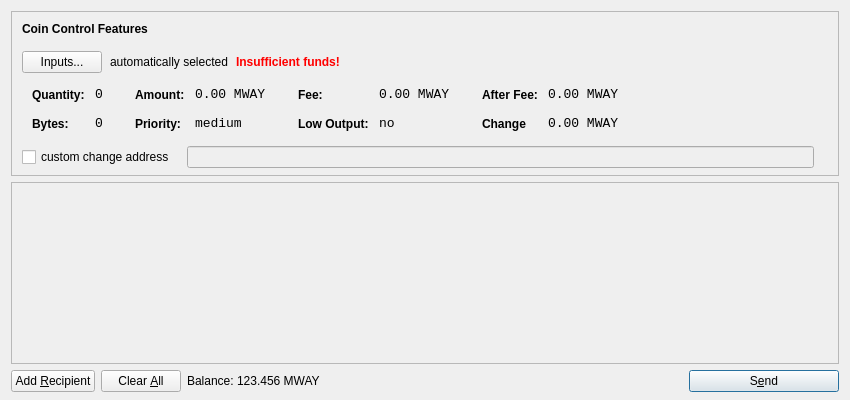
<?xml version="1.0" encoding="UTF-8"?>
<ui version="4.0">
 <class>SendCoinsDialog</class>
 <widget class="QDialog" name="SendCoinsDialog">
  <property name="geometry">
   <rect>
    <x>0</x>
    <y>0</y>
    <width>850</width>
    <height>400</height>
   </rect>
  </property>
  <property name="windowTitle">
   <string>Send Coins</string>
  </property>
  <layout class="QVBoxLayout" name="verticalLayout" stretch="0,1,0">
   <property name="bottomMargin">
    <number>8</number>
   </property>
   <item>
    <widget class="QFrame" name="frameCoinControl">
     <property name="sizePolicy">
      <sizepolicy hsizetype="Expanding" vsizetype="Expanding">
       <horstretch>0</horstretch>
       <verstretch>0</verstretch>
      </sizepolicy>
     </property>
     <property name="maximumSize">
      <size>
       <width>16777215</width>
       <height>16777215</height>
      </size>
     </property>
     <property name="frameShape">
      <enum>QFrame::StyledPanel</enum>
     </property>
     <property name="frameShadow">
      <enum>QFrame::Sunken</enum>
     </property>
     <layout class="QVBoxLayout" name="verticalLayoutCoinControl2">
      <property name="spacing">
       <number>-1</number>
      </property>
      <property name="leftMargin">
       <number>0</number>
      </property>
      <property name="topMargin">
       <number>0</number>
      </property>
      <property name="rightMargin">
       <number>0</number>
      </property>
      <property name="bottomMargin">
       <number>6</number>
      </property>
      <item>
       <layout class="QVBoxLayout" name="verticalLayoutCoinControl" stretch="0,0,0,0,1">
        <property name="spacing">
         <number>0</number>
        </property>
        <property name="leftMargin">
         <number>10</number>
        </property>
        <property name="topMargin">
         <number>10</number>
        </property>
        <item>
         <layout class="QHBoxLayout" name="horizontalLayoutCoinControl1">
          <property name="bottomMargin">
           <number>15</number>
          </property>
          <item>
           <widget class="QLabel" name="labelCoinControlFeatures">
            <property name="sizePolicy">
             <sizepolicy hsizetype="Preferred" vsizetype="Maximum">
              <horstretch>0</horstretch>
              <verstretch>0</verstretch>
             </sizepolicy>
            </property>
            <property name="font">
             <font>
              <weight>75</weight>
              <bold>true</bold>
             </font>
            </property>
            <property name="styleSheet">
             <string notr="true">font-weight:bold;</string>
            </property>
            <property name="text">
             <string>Coin Control Features</string>
            </property>
           </widget>
          </item>
         </layout>
        </item>
        <item>
         <layout class="QHBoxLayout" name="horizontalLayoutCoinControl2" stretch="0,0,0,0">
          <property name="spacing">
           <number>8</number>
          </property>
          <property name="bottomMargin">
           <number>10</number>
          </property>
          <item>
           <widget class="QPushButton" name="pushButtonCoinControl">
            <property name="styleSheet">
             <string notr="true"/>
            </property>
            <property name="text">
             <string>Inputs...</string>
            </property>
           </widget>
          </item>
          <item>
           <widget class="QLabel" name="labelCoinControlAutomaticallySelected">
            <property name="text">
             <string>automatically selected</string>
            </property>
            <property name="margin">
             <number>5</number>
            </property>
           </widget>
          </item>
          <item>
           <widget class="QLabel" name="labelCoinControlInsuffFunds">
            <property name="font">
             <font>
              <weight>75</weight>
              <bold>true</bold>
             </font>
            </property>
            <property name="styleSheet">
             <string notr="true">color:red;font-weight:bold;</string>
            </property>
            <property name="text">
             <string>Insufficient funds!</string>
            </property>
            <property name="margin">
             <number>5</number>
            </property>
           </widget>
          </item>
          <item>
           <spacer name="horizontalSpacerCoinControl">
            <property name="orientation">
             <enum>Qt::Horizontal</enum>
            </property>
            <property name="sizeHint" stdset="0">
             <size>
              <width>40</width>
              <height>1</height>
             </size>
            </property>
           </spacer>
          </item>
         </layout>
        </item>
        <item>
         <widget class="QWidget" name="widgetCoinControl" native="true">
          <property name="sizePolicy">
           <sizepolicy hsizetype="Preferred" vsizetype="Preferred">
            <horstretch>0</horstretch>
            <verstretch>0</verstretch>
           </sizepolicy>
          </property>
          <property name="minimumSize">
           <size>
            <width>0</width>
            <height>0</height>
           </size>
          </property>
          <property name="styleSheet">
           <string notr="true"/>
          </property>
          <layout class="QHBoxLayout" name="horizontalLayoutCoinControl5">
           <property name="margin">
            <number>0</number>
           </property>
           <item>
            <layout class="QHBoxLayout" name="horizontalLayoutCoinControl3" stretch="0,0,0,1">
             <property name="spacing">
              <number>20</number>
             </property>
             <property name="topMargin">
              <number>0</number>
             </property>
             <property name="bottomMargin">
              <number>10</number>
             </property>
             <item>
              <layout class="QFormLayout" name="formLayoutCoinControl1">
               <property name="horizontalSpacing">
                <number>10</number>
               </property>
               <property name="verticalSpacing">
                <number>14</number>
               </property>
               <property name="leftMargin">
                <number>10</number>
               </property>
               <property name="topMargin">
                <number>4</number>
               </property>
               <property name="rightMargin">
                <number>6</number>
               </property>
               <item row="0" column="0">
                <widget class="QLabel" name="labelCoinControlQuantityText">
                 <property name="styleSheet">
                  <string notr="true">font-weight:bold;</string>
                 </property>
                 <property name="text">
                  <string>Quantity:</string>
                 </property>
                 <property name="margin">
                  <number>0</number>
                 </property>
                </widget>
               </item>
               <item row="0" column="1">
                <widget class="QLabel" name="labelCoinControlQuantity">
                 <property name="font">
                  <font>
                   <family>Monospace</family>
                   <pointsize>10</pointsize>
                  </font>
                 </property>
                 <property name="cursor">
                  <cursorShape>IBeamCursor</cursorShape>
                 </property>
                 <property name="contextMenuPolicy">
                  <enum>Qt::ActionsContextMenu</enum>
                 </property>
                 <property name="text">
                  <string>0</string>
                 </property>
                 <property name="margin">
                  <number>0</number>
                 </property>
                 <property name="textInteractionFlags">
                  <set>Qt::LinksAccessibleByMouse|Qt::TextSelectableByKeyboard|Qt::TextSelectableByMouse</set>
                 </property>
                </widget>
               </item>
               <item row="1" column="0">
                <widget class="QLabel" name="labelCoinControlBytesText">
                 <property name="styleSheet">
                  <string notr="true">font-weight:bold;</string>
                 </property>
                 <property name="text">
                  <string>Bytes:</string>
                 </property>
                </widget>
               </item>
               <item row="1" column="1">
                <widget class="QLabel" name="labelCoinControlBytes">
                 <property name="font">
                  <font>
                   <family>Monospace</family>
                   <pointsize>10</pointsize>
                  </font>
                 </property>
                 <property name="cursor">
                  <cursorShape>IBeamCursor</cursorShape>
                 </property>
                 <property name="contextMenuPolicy">
                  <enum>Qt::ActionsContextMenu</enum>
                 </property>
                 <property name="text">
                  <string>0</string>
                 </property>
                 <property name="textInteractionFlags">
                  <set>Qt::LinksAccessibleByMouse|Qt::TextSelectableByKeyboard|Qt::TextSelectableByMouse</set>
                 </property>
                </widget>
               </item>
              </layout>
             </item>
             <item>
              <layout class="QFormLayout" name="formLayoutCoinControl2">
               <property name="horizontalSpacing">
                <number>10</number>
               </property>
               <property name="verticalSpacing">
                <number>14</number>
               </property>
               <property name="leftMargin">
                <number>6</number>
               </property>
               <property name="topMargin">
                <number>4</number>
               </property>
               <property name="rightMargin">
                <number>6</number>
               </property>
               <item row="0" column="0">
                <widget class="QLabel" name="labelCoinControlAmountText">
                 <property name="styleSheet">
                  <string notr="true">font-weight:bold;</string>
                 </property>
                 <property name="text">
                  <string>Amount:</string>
                 </property>
                 <property name="margin">
                  <number>0</number>
                 </property>
                </widget>
               </item>
               <item row="0" column="1">
                <widget class="QLabel" name="labelCoinControlAmount">
                 <property name="font">
                  <font>
                   <family>Monospace</family>
                   <pointsize>10</pointsize>
                  </font>
                 </property>
                 <property name="cursor">
                  <cursorShape>IBeamCursor</cursorShape>
                 </property>
                 <property name="contextMenuPolicy">
                  <enum>Qt::ActionsContextMenu</enum>
                 </property>
                 <property name="text">
                  <string>0.00 MWAY</string>
                 </property>
                 <property name="textInteractionFlags">
                  <set>Qt::LinksAccessibleByMouse|Qt::TextSelectableByKeyboard|Qt::TextSelectableByMouse</set>
                 </property>
                </widget>
               </item>
               <item row="1" column="0">
                <widget class="QLabel" name="labelCoinControlPriorityText">
                 <property name="styleSheet">
                  <string notr="true">font-weight:bold;</string>
                 </property>
                 <property name="text">
                  <string>Priority:</string>
                 </property>
                </widget>
               </item>
               <item row="1" column="1">
                <widget class="QLabel" name="labelCoinControlPriority">
                 <property name="font">
                  <font>
                   <family>Monospace</family>
                   <pointsize>10</pointsize>
                  </font>
                 </property>
                 <property name="cursor">
                  <cursorShape>IBeamCursor</cursorShape>
                 </property>
                 <property name="contextMenuPolicy">
                  <enum>Qt::ActionsContextMenu</enum>
                 </property>
                 <property name="text">
                  <string>medium</string>
                 </property>
                 <property name="textInteractionFlags">
                  <set>Qt::LinksAccessibleByMouse|Qt::TextSelectableByKeyboard|Qt::TextSelectableByMouse</set>
                 </property>
                </widget>
               </item>
              </layout>
             </item>
             <item>
              <layout class="QFormLayout" name="formLayoutCoinControl3">
               <property name="horizontalSpacing">
                <number>10</number>
               </property>
               <property name="verticalSpacing">
                <number>14</number>
               </property>
               <property name="leftMargin">
                <number>6</number>
               </property>
               <property name="topMargin">
                <number>4</number>
               </property>
               <property name="rightMargin">
                <number>6</number>
               </property>
               <item row="0" column="0">
                <widget class="QLabel" name="labelCoinControlFeeText">
                 <property name="styleSheet">
                  <string notr="true">font-weight:bold;</string>
                 </property>
                 <property name="text">
                  <string>Fee:</string>
                 </property>
                 <property name="margin">
                  <number>0</number>
                 </property>
                </widget>
               </item>
               <item row="0" column="1">
                <widget class="QLabel" name="labelCoinControlFee">
                 <property name="font">
                  <font>
                   <family>Monospace</family>
                   <pointsize>10</pointsize>
                  </font>
                 </property>
                 <property name="cursor">
                  <cursorShape>IBeamCursor</cursorShape>
                 </property>
                 <property name="contextMenuPolicy">
                  <enum>Qt::ActionsContextMenu</enum>
                 </property>
                 <property name="text">
                  <string>0.00 MWAY</string>
                 </property>
                 <property name="textInteractionFlags">
                  <set>Qt::LinksAccessibleByMouse|Qt::TextSelectableByKeyboard|Qt::TextSelectableByMouse</set>
                 </property>
                </widget>
               </item>
               <item row="1" column="0">
                <widget class="QLabel" name="labelCoinControlLowOutputText">
                 <property name="styleSheet">
                  <string notr="true">font-weight:bold;</string>
                 </property>
                 <property name="text">
                  <string>Low Output:</string>
                 </property>
                </widget>
               </item>
               <item row="1" column="1">
                <widget class="QLabel" name="labelCoinControlLowOutput">
                 <property name="font">
                  <font>
                   <family>Monospace</family>
                   <pointsize>10</pointsize>
                  </font>
                 </property>
                 <property name="cursor">
                  <cursorShape>IBeamCursor</cursorShape>
                 </property>
                 <property name="contextMenuPolicy">
                  <enum>Qt::ActionsContextMenu</enum>
                 </property>
                 <property name="text">
                  <string>no</string>
                 </property>
                 <property name="textInteractionFlags">
                  <set>Qt::LinksAccessibleByMouse|Qt::TextSelectableByKeyboard|Qt::TextSelectableByMouse</set>
                 </property>
                </widget>
               </item>
              </layout>
             </item>
             <item>
              <layout class="QFormLayout" name="formLayoutCoinControl4">
               <property name="horizontalSpacing">
                <number>10</number>
               </property>
               <property name="verticalSpacing">
                <number>14</number>
               </property>
               <property name="leftMargin">
                <number>6</number>
               </property>
               <property name="topMargin">
                <number>4</number>
               </property>
               <property name="rightMargin">
                <number>6</number>
               </property>
               <item row="0" column="0">
                <widget class="QLabel" name="labelCoinControlAfterFeeText">
                 <property name="styleSheet">
                  <string notr="true">font-weight:bold;</string>
                 </property>
                 <property name="text">
                  <string>After Fee:</string>
                 </property>
                 <property name="margin">
                  <number>0</number>
                 </property>
                </widget>
               </item>
               <item row="0" column="1">
                <widget class="QLabel" name="labelCoinControlAfterFee">
                 <property name="font">
                  <font>
                   <family>Monospace</family>
                   <pointsize>10</pointsize>
                  </font>
                 </property>
                 <property name="cursor">
                  <cursorShape>IBeamCursor</cursorShape>
                 </property>
                 <property name="contextMenuPolicy">
                  <enum>Qt::ActionsContextMenu</enum>
                 </property>
                 <property name="text">
                  <string>0.00 MWAY</string>
                 </property>
                 <property name="textInteractionFlags">
                  <set>Qt::LinksAccessibleByMouse|Qt::TextSelectableByKeyboard|Qt::TextSelectableByMouse</set>
                 </property>
                </widget>
               </item>
               <item row="1" column="0">
                <widget class="QLabel" name="labelCoinControlChangeText">
                 <property name="styleSheet">
                  <string notr="true">font-weight:bold;</string>
                 </property>
                 <property name="text">
                  <string>Change</string>
                 </property>
                </widget>
               </item>
               <item row="1" column="1">
                <widget class="QLabel" name="labelCoinControlChange">
                 <property name="font">
                  <font>
                   <family>Monospace</family>
                   <pointsize>10</pointsize>
                  </font>
                 </property>
                 <property name="cursor">
                  <cursorShape>IBeamCursor</cursorShape>
                 </property>
                 <property name="contextMenuPolicy">
                  <enum>Qt::ActionsContextMenu</enum>
                 </property>
                 <property name="text">
                  <string>0.00 MWAY</string>
                 </property>
                 <property name="textInteractionFlags">
                  <set>Qt::LinksAccessibleByMouse|Qt::TextSelectableByKeyboard|Qt::TextSelectableByMouse</set>
                 </property>
                </widget>
               </item>
              </layout>
             </item>
            </layout>
           </item>
          </layout>
         </widget>
        </item>
        <item>
         <layout class="QHBoxLayout" name="horizontalLayoutCoinControl4" stretch="0,0,0">
          <property name="spacing">
           <number>12</number>
          </property>
          <property name="sizeConstraint">
           <enum>QLayout::SetDefaultConstraint</enum>
          </property>
          <property name="topMargin">
           <number>5</number>
          </property>
          <property name="rightMargin">
           <number>5</number>
          </property>
          <item>
           <widget class="QCheckBox" name="checkBoxCoinControlChange">
            <property name="text">
             <string>custom change address</string>
            </property>
           </widget>
          </item>
          <item>
           <widget class="QLineEdit" name="lineEditCoinControlChange">
            <property name="enabled">
             <bool>false</bool>
            </property>
            <property name="sizePolicy">
             <sizepolicy hsizetype="Expanding" vsizetype="Fixed">
              <horstretch>0</horstretch>
              <verstretch>0</verstretch>
             </sizepolicy>
            </property>
           </widget>
          </item>
          <item>
           <widget class="QLabel" name="labelCoinControlChangeLabel">
            <property name="sizePolicy">
             <sizepolicy hsizetype="Preferred" vsizetype="Expanding">
              <horstretch>0</horstretch>
              <verstretch>0</verstretch>
             </sizepolicy>
            </property>
            <property name="minimumSize">
             <size>
              <width>0</width>
              <height>0</height>
             </size>
            </property>
            <property name="text">
             <string/>
            </property>
            <property name="margin">
             <number>3</number>
            </property>
           </widget>
          </item>
         </layout>
        </item>
        <item>
         <spacer name="verticalSpacerCoinControl">
          <property name="orientation">
           <enum>Qt::Vertical</enum>
          </property>
          <property name="sizeHint" stdset="0">
           <size>
            <width>800</width>
            <height>1</height>
           </size>
          </property>
         </spacer>
        </item>
       </layout>
      </item>
     </layout>
    </widget>
   </item>
   <item>
    <widget class="QScrollArea" name="scrollArea">
     <property name="widgetResizable">
      <bool>true</bool>
     </property>
     <widget class="QWidget" name="scrollAreaWidgetContents">
      <property name="geometry">
       <rect>
        <x>0</x>
        <y>0</y>
        <width>830</width>
        <height>165</height>
       </rect>
      </property>
      <layout class="QVBoxLayout" name="verticalLayout_2">
       <property name="margin">
        <number>0</number>
       </property>
       <item>
        <layout class="QVBoxLayout" name="entries">
         <property name="spacing">
          <number>6</number>
         </property>
        </layout>
       </item>
       <item>
        <spacer name="verticalSpacer">
         <property name="orientation">
          <enum>Qt::Vertical</enum>
         </property>
         <property name="sizeHint" stdset="0">
          <size>
           <width>20</width>
           <height>40</height>
          </size>
         </property>
        </spacer>
       </item>
      </layout>
     </widget>
    </widget>
   </item>
   <item>
    <layout class="QHBoxLayout" name="horizontalLayout">
     <item>
      <widget class="QPushButton" name="addButton">
       <property name="toolTip">
        <string>Send to multiple recipients at once</string>
       </property>
       <property name="text">
        <string>Add &amp;Recipient</string>
       </property>
       <property name="icon">
        <iconset resource="../bitcoin.qrc">
         <normaloff>:/icons/add</normaloff>:/icons/add</iconset>
       </property>
       <property name="autoDefault">
        <bool>false</bool>
       </property>
      </widget>
     </item>
     <item>
      <widget class="QPushButton" name="clearButton">
       <property name="sizePolicy">
        <sizepolicy hsizetype="Minimum" vsizetype="Fixed">
         <horstretch>0</horstretch>
         <verstretch>0</verstretch>
        </sizepolicy>
       </property>
       <property name="toolTip">
        <string>Remove all transaction fields</string>
       </property>
       <property name="text">
        <string>Clear &amp;All</string>
       </property>
       <property name="icon">
        <iconset resource="../bitcoin.qrc">
         <normaloff>:/icons/remove</normaloff>:/icons/remove</iconset>
       </property>
       <property name="autoRepeatDelay">
        <number>300</number>
       </property>
       <property name="autoDefault">
        <bool>false</bool>
       </property>
      </widget>
     </item>
     <item>
      <layout class="QHBoxLayout" name="horizontalLayout_2">
       <property name="spacing">
        <number>3</number>
       </property>
       <item>
        <widget class="QLabel" name="label">
         <property name="sizePolicy">
          <sizepolicy hsizetype="Preferred" vsizetype="Fixed">
           <horstretch>0</horstretch>
           <verstretch>0</verstretch>
          </sizepolicy>
         </property>
         <property name="text">
          <string>Balance:</string>
         </property>
        </widget>
       </item>
       <item>
        <widget class="QLabel" name="labelBalance">
         <property name="sizePolicy">
          <sizepolicy hsizetype="Preferred" vsizetype="Fixed">
           <horstretch>0</horstretch>
           <verstretch>0</verstretch>
          </sizepolicy>
         </property>
         <property name="cursor">
          <cursorShape>IBeamCursor</cursorShape>
         </property>
         <property name="text">
          <string>123.456 MWAY</string>
         </property>
         <property name="textInteractionFlags">
          <set>Qt::LinksAccessibleByMouse|Qt::TextSelectableByKeyboard|Qt::TextSelectableByMouse</set>
         </property>
        </widget>
       </item>
      </layout>
     </item>
     <item>
      <spacer name="horizontalSpacer">
       <property name="orientation">
        <enum>Qt::Horizontal</enum>
       </property>
       <property name="sizeHint" stdset="0">
        <size>
         <width>40</width>
         <height>20</height>
        </size>
       </property>
      </spacer>
     </item>
     <item>
      <widget class="QPushButton" name="sendButton">
       <property name="minimumSize">
        <size>
         <width>150</width>
         <height>0</height>
        </size>
       </property>
       <property name="toolTip">
        <string>Confirm the send action</string>
       </property>
       <property name="text">
        <string>S&amp;end</string>
       </property>
       <property name="icon">
        <iconset resource="../bitcoin.qrc">
         <normaloff>:/icons/send</normaloff>:/icons/send</iconset>
       </property>
       <property name="default">
        <bool>true</bool>
       </property>
      </widget>
     </item>
    </layout>
   </item>
  </layout>
 </widget>
 <resources>
  <include location="../bitcoin.qrc"/>
 </resources>
 <connections/>
</ui>
